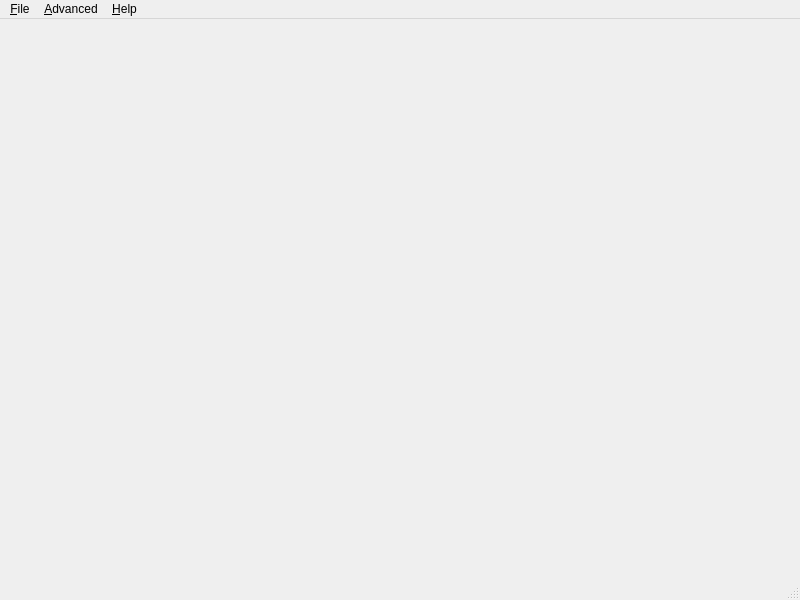
<ui version="4.0" >
 <class>MainWindow</class>
 <widget class="QMainWindow" name="MainWindow" >
  <property name="geometry" >
   <rect>
    <x>0</x>
    <y>0</y>
    <width>800</width>
    <height>600</height>
   </rect>
  </property>
  <property name="windowTitle" >
   <string>MainWindow</string>
  </property>
  <widget class="QWidget" name="centralwidget" />
  <widget class="QMenuBar" name="menubar" >
   <property name="geometry" >
    <rect>
     <x>0</x>
     <y>0</y>
     <width>800</width>
     <height>29</height>
    </rect>
   </property>
   <widget class="QMenu" name="menu_File" >
    <property name="title" >
     <string>&amp;File</string>
    </property>
    <addaction name="action_Open" />
    <addaction name="action_Quit" />
   </widget>
   <widget class="QMenu" name="menu_Advanced" >
    <property name="title" >
     <string>&amp;Advanced</string>
    </property>
    <addaction name="action_Settings" />
    <addaction name="action_Reload_syntax_files" />
   </widget>
   <widget class="QMenu" name="menu_Help" >
    <property name="title" >
     <string>&amp;Help</string>
    </property>
    <addaction name="action_About" />
    <addaction name="action_About_Qt" />
   </widget>
   <addaction name="menu_File" />
   <addaction name="menu_Advanced" />
   <addaction name="menu_Help" />
  </widget>
  <widget class="QStatusBar" name="statusbar" />
  <action name="action_Open" >
   <property name="text" >
    <string>&amp;Open</string>
   </property>
  </action>
  <action name="action_Quit" >
   <property name="text" >
    <string>&amp;Quit</string>
   </property>
  </action>
  <action name="action_About" >
   <property name="text" >
    <string>&amp;About</string>
   </property>
  </action>
  <action name="action_About_Qt" >
   <property name="text" >
    <string>About &amp;Qt</string>
   </property>
  </action>
  <action name="action_Settings" >
   <property name="text" >
    <string>&amp;Settings</string>
   </property>
  </action>
  <action name="action_Reload_syntax_files" >
   <property name="text" >
    <string>&amp;Reload syntax files</string>
   </property>
  </action>
 </widget>
 <resources/>
 <connections>
  <connection>
   <sender>action_Quit</sender>
   <signal>triggered()</signal>
   <receiver>MainWindow</receiver>
   <slot>close()</slot>
   <hints>
    <hint type="sourcelabel" >
     <x>-1</x>
     <y>-1</y>
    </hint>
    <hint type="destinationlabel" >
     <x>399</x>
     <y>299</y>
    </hint>
   </hints>
  </connection>
 </connections>
</ui>
